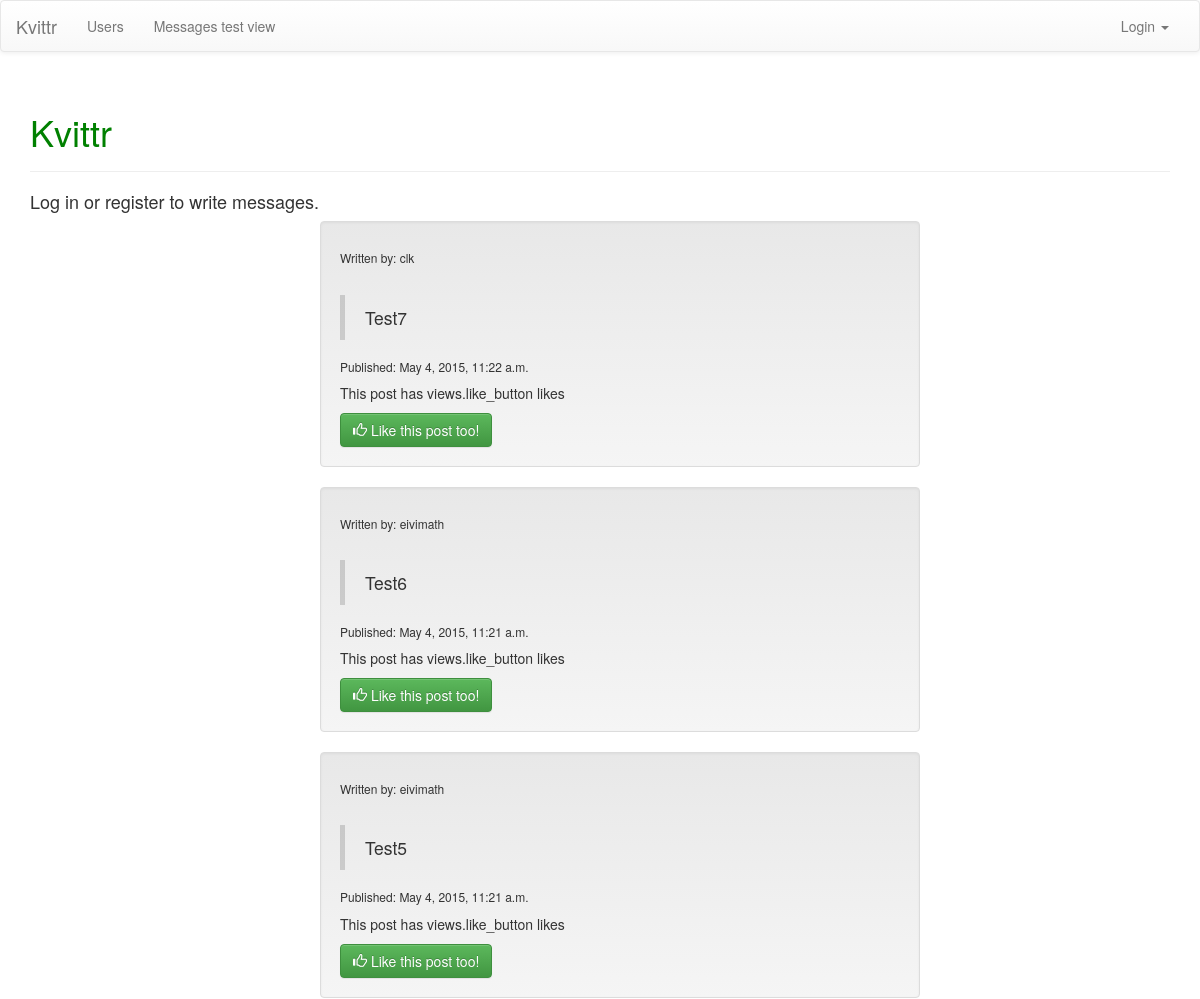
The page /messages_display/ (upper part) on the database as committed earlier.
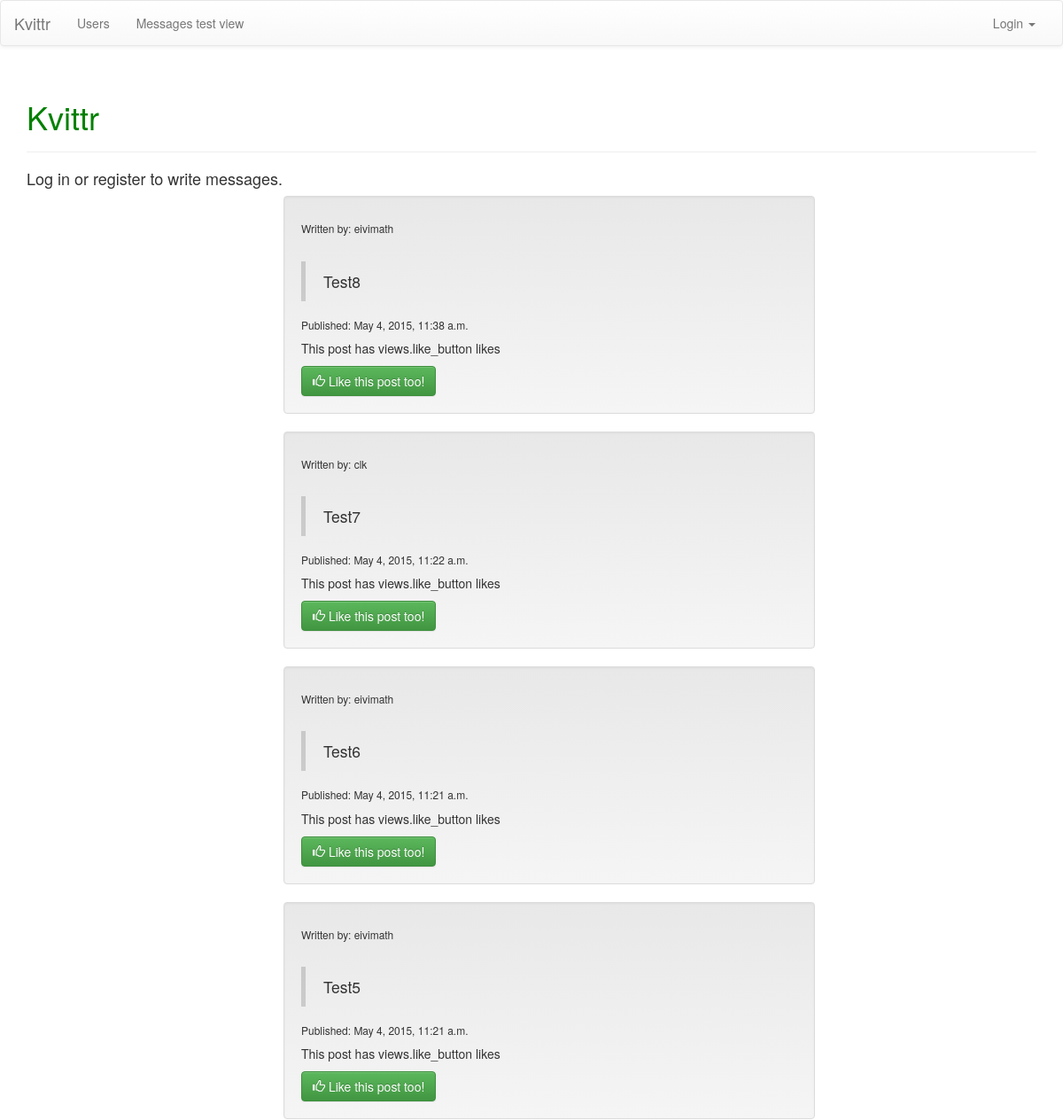
The same page on the database as committed later.
### messages_display/models.py (models this page shows, shortened)
class Message(models.Model):
	message = models.TextField()
	created_by = models.ForeignKey(User, related_name="created_message")
	created_datetime = models.DateTimeField()
	class Meta:
		ordering = ['-id']

### messages_display/views.py (the view, shortened to what this page needs)
def messages(request):
	messages = Message.objects.all()
	context = {'messages': messages}
	return render(request, 'messages_display/messages.html', context)

### messages_display/templates/messages_display/messages.html (shortened to what this page needs)
{% extends 'theme/base.html' %}
{% block pagecontent %}
        {% if user.is_authenticated %}
        <div class="row" style="">
        <div class="col-sm-12">
            <h3>Write message:</h3>
            <form class="form-horizontal" method="POST">
                {% csrf_token %}
                <div class="form-group">
                    <div class="col-sm-11">
                        <textarea class="form-control" rows="1" name="new_message" placeholder="What´s on your mind?"></textarea>
                    </div>
                    <div class="col-sm-1">
                        <button type="submit" class="btn btn-success">Publish</button>
                    </div>
                </div>
            </form>
        </div>
        </div>
        {% else %}
        <h4>Log in or register to write messages.</h4>
        {% endif %}
        <div class="col-sm-12">
        <ul>
        {% for message in messages %}
            <li class="well" style="list-style:none; width: 600px; margin-left: auto; margin-right: auto;">
                <h6> Written by: {{ message.created_by }} </h6>
                <br>
                <blockquote>{{ message.message }}</blockquote>
                <h6> Published: {{ message.created_datetime}} </h6>
                <p id="passed_exams_cell">This post has {{ 'views.like_button' }} likes </p>
                <a id="increase_passed_exams_button" class="btn btn-success" href="#" role="button">
                    <span class="glyphicon glyphicon-thumbs-up" aria-hidden="true"></span>
                    Like this post too!
                </a>
            </li>
        {% endfor %}
    </ul>
    </div>
{% endblock %}

Rows that differ between the two databases and show on the page:
added Message: created_by "eivimath", message "Test8", created_datetime "May 4, 2015, 11:38 a.m.", like_button "views.like_button"
